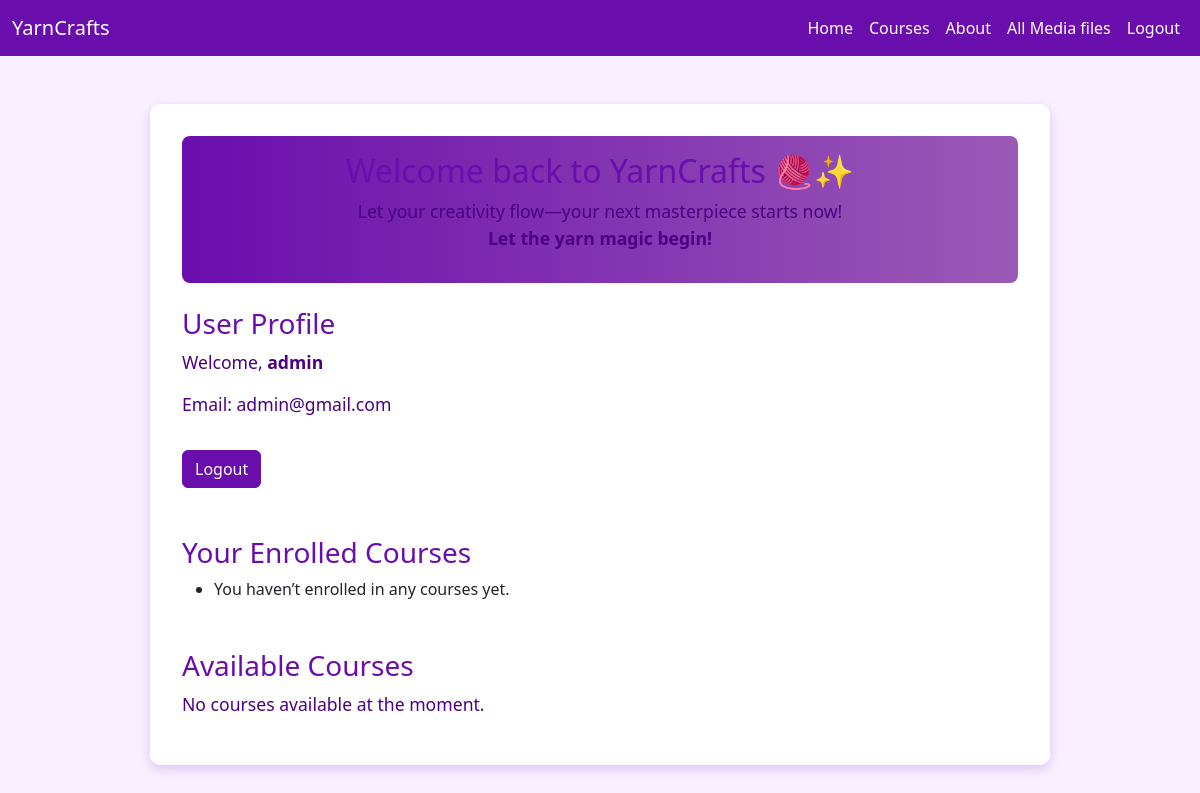
The page /profile/ (signed in) on the database as committed earlier.
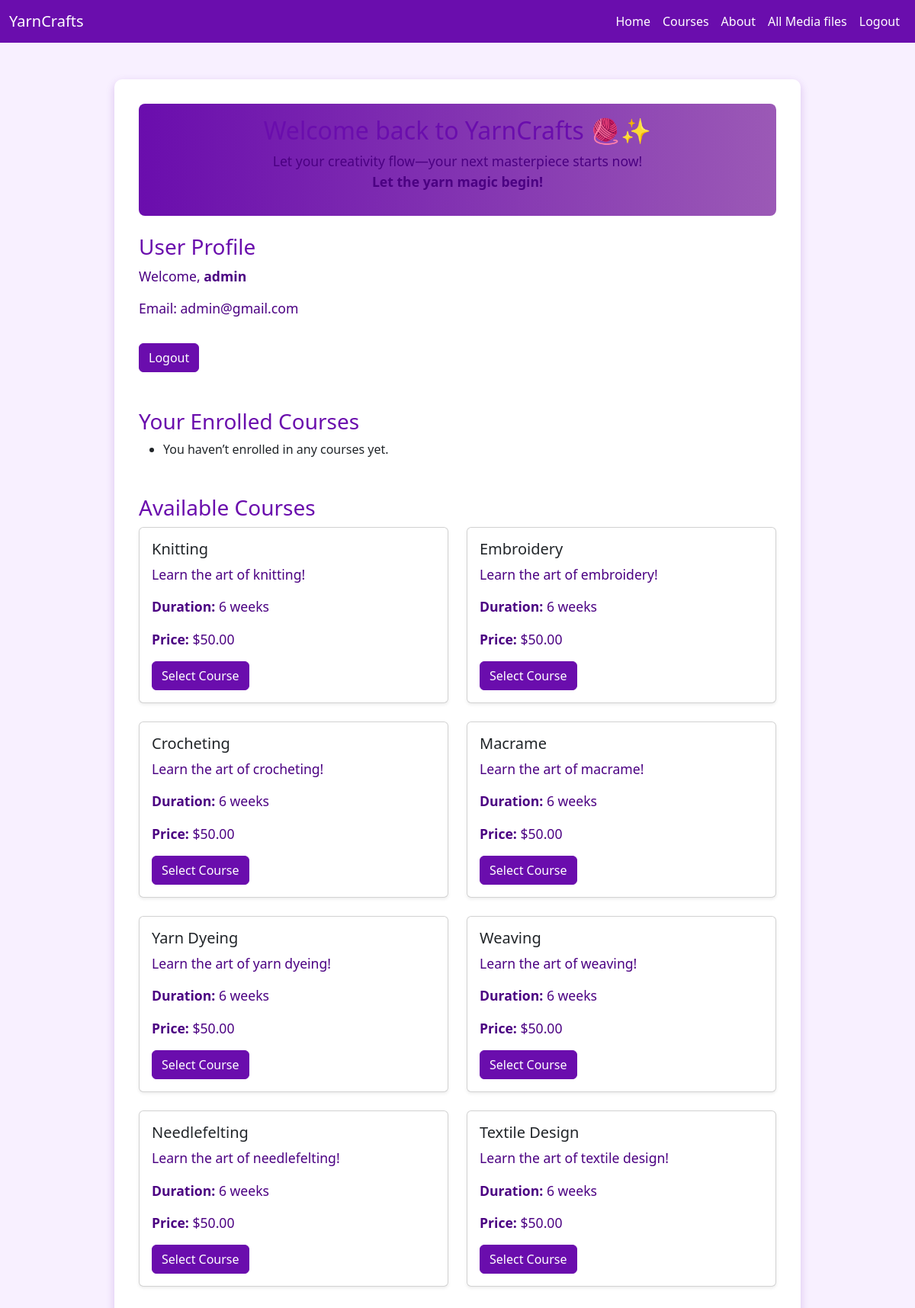
The same page on the database as committed later.
### yarncrafts/models.py (models this page shows, shortened)
class Course(models.Model):
    title = models.CharField(max_length=200)
    description = models.TextField(blank=True)
    duration = models.CharField(max_length=100, blank=True)  # e.g. "6 weeks"
    price = models.DecimalField(max_digits=8, decimal_places=2, default=0)

### yarncrafts/views.py (the view)
# urls.py: path('profile/',views.profile,name='profile'),
@login_required
def profile(request):
    courses = Course.objects.all()
    enrolled_courses = Enrollment.objects.filter(user=request.user)
    return render(request, 'profile.html', {
        'user': request.user,
        'courses': courses,
        'enrolled_courses': enrolled_courses
    })

### yarncrafts/templates/profile.html (shortened to what this page needs)
<!DOCTYPE html>
<html lang="en">
<head>
    <link href="https://cdn.jsdelivr.net/npm/bootstrap@5.3.0/dist/css/bootstrap.min.css" rel="stylesheet">
</head>
<body>
<nav class="navbar navbar-expand-lg navbar-purple">
  <div class="container-fluid">
    <a class="navbar-brand" href="#">YarnCrafts</a>
    <div class="collapse navbar-collapse" id="navbarNav">
      <ul class="navbar-nav ms-auto">
        <li class="nav-item"><a class="nav-link" href="{% url 'home' %}">Home</a></li>
        <li class="nav-item"><a class="nav-link" href="{% url 'courses' %}">Courses</a></li>
        <li class="nav-item"><a class="nav-link" href="{% url 'about' %}">About</a></li>
          <li class="nav-item"><a class="nav-link" href="/media">All Media files</a></li>
          <li class="nav-item"><a class="nav-link" href="/logout">Logout</a></li>
      </ul>
    </div>
  </div>
</nav>
<div class="container mt-5">
    <div class="welcome-banner">
        <h2>Welcome back to YarnCrafts 🧶✨</h2>
        <p>Let your creativity flow—your next masterpiece starts now!<br>
        <strong>Let the yarn magic begin!</strong></p>
    </div>
    <h3>User Profile</h3>
    <p>Welcome, <strong>{{ user.username }}</strong></p>
    <p>Email: {{ user.email }}</p>
    <a href="{% url 'logout' %}" class="btn btn-purple mt-3">Logout</a>
    <h3 class="mt-5">Your Enrolled Courses</h3>
    <ul>
        {% for enrollment in enrolled_courses %}
            <li>{{ enrollment.course.title }} (enrolled on {{ enrollment.enrolled_at|date:"M d, Y" }})</li>
        {% empty %}
            <li>You haven’t enrolled in any courses yet.</li>
        {% endfor %}
    </ul>
    <h3 class="mt-5">Available Courses</h3>
    <div class="row">
        {% for course in courses %}
        <div class="col-md-6 mb-4">
            <div class="card shadow-sm">
                <div class="card-body">
                    <h5 class="card-title text-purple">{{ course.title }}</h5>
                    <p class="card-text">{{ course.description }}</p>
                    <p><strong>Duration:</strong> {{ course.duration }}</p>
                    <p><strong>Price:</strong> ${{ course.price }}</p>
                    <form method="post" action="{% url 'enroll_course' course.id %}">
                        <button type="submit" class="btn btn-purple">Select Course</button>
                    </form>
                </div>
            </div>
        </div>
        {% empty %}
        <p>No courses available at the moment.</p>
        {% endfor %}
    </div>
</div>
</body>
</html>

### yarncrafts/templates/profile.html (style rules this page uses)
body { background-color: #f8f0ff; }
h2, h3 { color: #6a0dad; }
.container { background: white; padding: 2rem; border-radius: 10px; box-shadow: 0 4px 12px rgba(106, 13, 173, 0.2); max-width: 900px; }
p { font-size: 1.1rem; color: #4b0082; }
.btn-purple { background-color: #6a0dad; border-color: #6a0dad; color: white; }
.welcome-banner { background: linear-gradient(90deg, #6a0dad, #9b59b6); color: white; padding: 1rem; border-radius: 8px; text-align: center; margin-bottom: 1.5rem; }
.navbar-purple { background-color: #6a0dad; }
.navbar-purple .nav-link, .navbar-purple .navbar-brand { color: white; }

Rows that differ between the two databases and show on the page:
added Course: title "Knitting", description "Learn the art of knitting!", duration "6 weeks", price "50.00"
added Course: title "Embroidery", description "Learn the art of embroidery!", duration "6 weeks", price "50.00"
added Course: title "Crocheting", description "Learn the art of crocheting!", duration "6 weeks", price "50.00"
added Course: title "Macrame", description "Learn the art of macrame!", duration "6 weeks", price "50.00"
added Course: title "Yarn Dyeing", description "Learn the art of yarn dyeing!", duration "6 weeks", price "50.00"
added Course: title "Weaving", description "Learn the art of weaving!", duration "6 weeks", price "50.00"
added Course: title "Needlefelting", description "Learn the art of needlefelting!", duration "6 weeks", price "50.00"
added Course: title "Textile Design", description "Learn the art of textile design!", duration "6 weeks", price "50.00"
Other text that changed with them:
text no longer shown: "No courses available at the moment."
